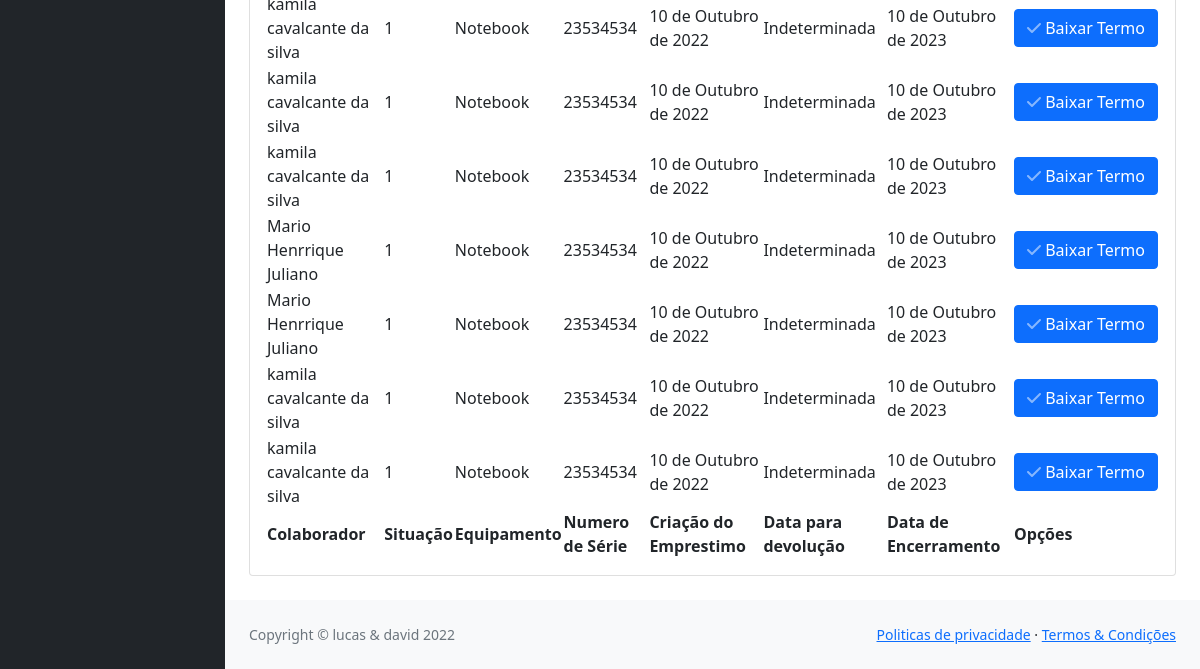
Page /encerrarEmprestimo/ (signed in, lower part) on the earlier database version.
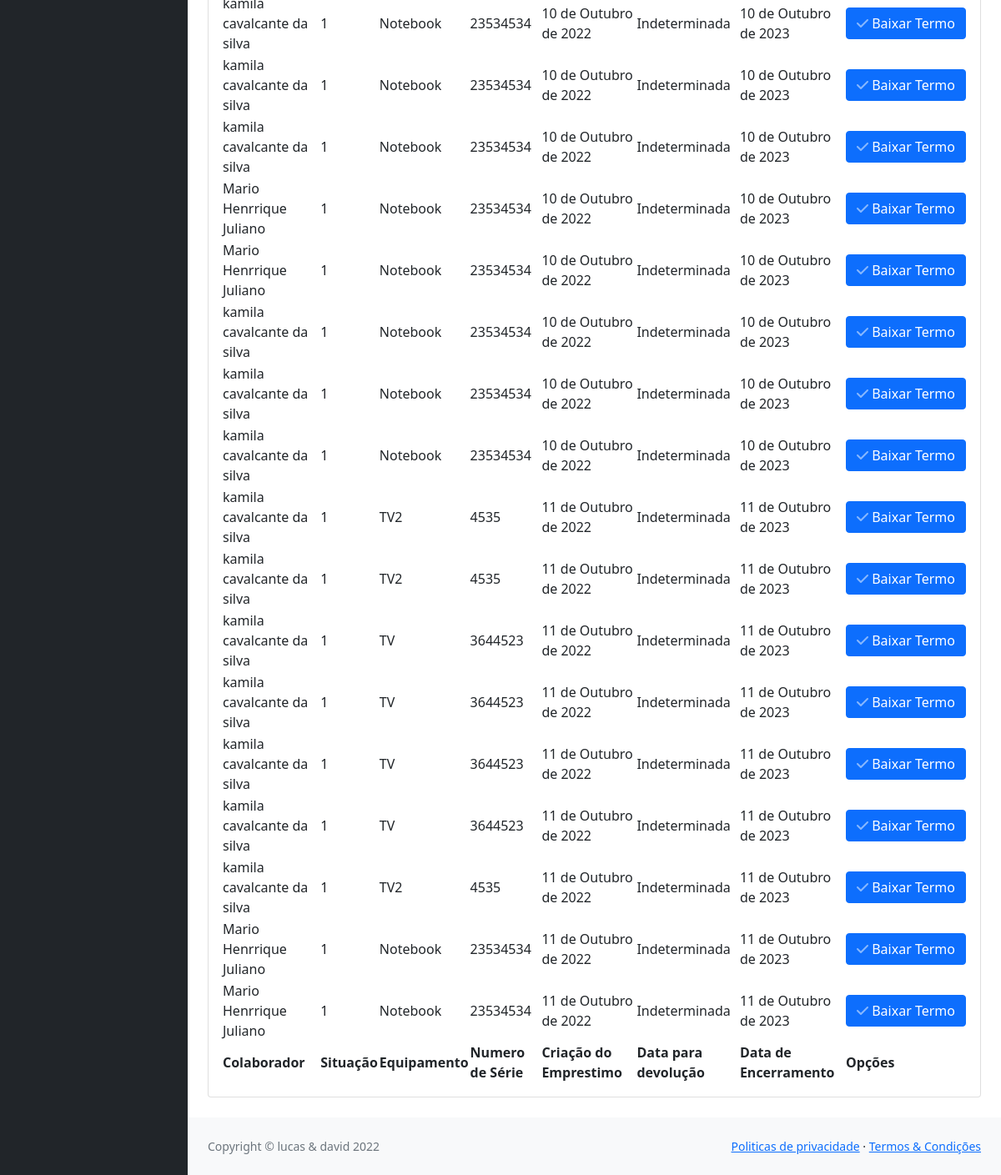
Same page on the later database version.
### core/models.py (models this page shows, shortened)
class Emprestimo(models.Model):
    colaborador = models.ForeignKey(Colaborador,
                                    on_delete=models.PROTECT,
                                    null=False,
                                    blank=False,
                                    )
    data_criacao = models.DateField(
        auto_now=True,
        null=False,
        blank=False,
    )
    data_encerramento = models.DateField(
        auto_now=False,
        null=False,
        blank=True,
    )
    data_devolucao = models.DateField(
        null=True,
        blank=True,
    )
    emprestimo_equipamento = models.ForeignKey(
        Equipamento,
        on_delete=models.PROTECT,
        null=False,
        blank=False,
    )
    assinatura_colaborador = models.ImageField(
        null=False,
        blank=False,
    )
    assinatura_responsavel = models.ImageField(
        null=False,
        blank=False,
    )
    STATUS_EMPRESTIMO_CHOICES = (
        ("Atrasado", "Atrasado"),
        ("Aberto", "Aberto"),
        ("Encerrado", "Encerrado"),
    )
    status_emprestimo = models.CharField(
        choices=STATUS_EMPRESTIMO_CHOICES,
        default="Aberto",
        max_length=100,
        blank=False,
        null=False,
    )

class Equipamento(models.Model):
    nome = models.CharField(
        max_length=200,
        null=False,
        blank=False
    )
    n_serie = models.IntegerField(
        null=False,
        blank=False,
        unique=True
    )
    quantidade = models.IntegerField(
        default=1,
        null=False,
        blank=True
    )
    arquivo_foto = models.FileField(
        ('Foto do objeto'),
        null=True,
        blank=True,
        upload_to='midias',
        help_text='Tamanho máximo de 64MB'
    )
    STATUS_EQUIPAMENTO = (
        ("Disponivel", "Disponivel"),
        ("Emprestado", "Emprestado"),
        ("Indisponivel", "Indisponivel")
    )
    status = models.CharField(max_length=100, choices=STATUS_EQUIPAMENTO,
                              default="Disponivel", blank=False, null=True)
    observacao = models.TextField(max_length=300)

class Colaborador(models.Model):
    nome = models.CharField(
        max_length=200,
        null=False,
        blank=False,
        unique=True
    )
    email = models.EmailField(
        null=False,
        blank=False,
        unique=True
    )
    cpf = CPFField('cpf',
                   null=False,
                   blank=False,
                   unique=True
                   )
    rg = models.CharField(
        max_length=9,
        null=False,
        blank=False,
        unique=True
    )
    setor = models.CharField(
        max_length=100,
        null=False,
        blank=False,
    )

### core/views.py (the view)
# urls.py: path('encerrarEmprestimo/', encerrarEmprestimo, name='encerrarEmprestimo'),
@login_required
def encerrarEmprestimo(request):
    context = {}
    emprestimos = Emprestimo.objects.all()  # todos
    emp_aberto = Emprestimo.objects.filter(
        status_emprestimo='Aberto').count()  # abertos
    emp_fechado = Emprestimo.objects.filter(
        status_emprestimo='Encerrado').count()  # abertos
    context['emp_aberto'] = emp_aberto
    context['emp_fechado'] = emp_fechado
    context['emprestimos'] = emprestimos
    return render(request, template_name='emprestimo/encerrarEmprestimo.html', context=context)

### core/templates/emprestimo/encerrarEmprestimo.html (shortened to what this page needs)
{% extends 'base.html' %}
{% block conteudo %}
<div class="card mb-4">
    <div class="card-body">
        <table id="datatablesSimple">
            <tfoot>
                <th>Colaborador</th>
                <th>Situação</th>
                <th>Equipamento</th>
                <th>Numero de Série</th>
                <th>Criação do Emprestimo</th>
                <th>Data para devolução</th>
                <th>Data de Encerramento</th>
                <th>Opções</th>
            </tfoot>
            <tbody>
                {% for emprestimo in emprestimos %}
                <tr>
                    <td>{{emprestimo.colaborador.nome}}</td>
                    <td>{{emprestimo.status_emprestimo}}</td>
                    <td>{{emprestimo.emprestimo_equipamento.nome}}</td>
                    <td>{{emprestimo.emprestimo_equipamento.n_serie}}</td>
                    <td>{{emprestimo.data_criacao}}</td>
                    <td> {% if emprestimo.data_devolucao == None %}
                            Indeterminada
                        {% else %}
                        {{emprestimo.data_devolucao}}
                        {% endif %}</td>
                    <td>{{emprestimo.data_encerramento}}</td>
                    <td class="text-center">
                        <div class="btn-group">
                            <div class="d-grid gap-2 justify-content-md-center">
                                {% if emprestimo.status_emprestimo == "Aberto" %}
                                    <a type="button" href="{% url 'finalizarEmprestimo' emprestimo.id %}" class="btn btn-danger ml-1 mr-1 btn-icon-split">
                                        <span class="icon text-white-50">
                                            <i class="fas fa-close"></i>
                                        </span>
                                        <span class="text">Encerrar Emprestimo</span>
                                    </a>
                                {% else %}
                                    <button type="submit" class="btn btn-primary mt-auto btn-icon-split">
                                        <span class="icon text-white-50">
                                            <i class="fas fa-check"></i>
                                        </span>
                                        <span class="text">Baixar Termo</span>
                                    </button>
                                {% endif %}
                            </div>
                        </div>
                    </td>
                </tr>
                {% endfor %}
            </tbody>
        </table>
    </div>
</div>
{% endblock conteudo %}

Differences in the rows shown:
added Emprestimo: colaborador.nome "kamila cavalcante da silva", status_emprestimo "1", emprestimo_equipamento.nome "Notebook", emprestimo_equipamento.n_serie "23534534", data_criacao "10 de Outubro de 2022", shows "Indeterminada", data_encerramento "10 de Outubro de 2023", shows "Baixar Termo"
added Emprestimo: colaborador.nome "kamila cavalcante da silva", status_emprestimo "1", emprestimo_equipamento.nome "TV2", emprestimo_equipamento.n_serie "4535", data_criacao "11 de Outubro de 2022", shows "Indeterminada", data_encerramento "11 de Outubro de 2023", shows "Baixar Termo"
added Emprestimo: colaborador.nome "kamila cavalcante da silva", status_emprestimo "1", emprestimo_equipamento.nome "TV2", emprestimo_equipamento.n_serie "4535", data_criacao "11 de Outubro de 2022", shows "Indeterminada", data_encerramento "11 de Outubro de 2023", shows "Baixar Termo"
added Emprestimo: colaborador.nome "kamila cavalcante da silva", status_emprestimo "1", emprestimo_equipamento.nome "TV", emprestimo_equipamento.n_serie "3644523", data_criacao "11 de Outubro de 2022", shows "Indeterminada", data_encerramento "11 de Outubro de 2023", shows "Baixar Termo"
added Emprestimo: colaborador.nome "kamila cavalcante da silva", status_emprestimo "1", emprestimo_equipamento.nome "TV", emprestimo_equipamento.n_serie "3644523", data_criacao "11 de Outubro de 2022", shows "Indeterminada", data_encerramento "11 de Outubro de 2023", shows "Baixar Termo"
added Emprestimo: colaborador.nome "kamila cavalcante da silva", status_emprestimo "1", emprestimo_equipamento.nome "TV", emprestimo_equipamento.n_serie "3644523", data_criacao "11 de Outubro de 2022", shows "Indeterminada", data_encerramento "11 de Outubro de 2023", shows "Baixar Termo"
added Emprestimo: colaborador.nome "kamila cavalcante da silva", status_emprestimo "1", emprestimo_equipamento.nome "TV", emprestimo_equipamento.n_serie "3644523", data_criacao "11 de Outubro de 2022", shows "Indeterminada", data_encerramento "11 de Outubro de 2023", shows "Baixar Termo"
added Emprestimo: colaborador.nome "kamila cavalcante da silva", status_emprestimo "1", emprestimo_equipamento.nome "TV2", emprestimo_equipamento.n_serie "4535", data_criacao "11 de Outubro de 2022", shows "Indeterminada", data_encerramento "11 de Outubro de 2023", shows "Baixar Termo"
added Emprestimo: colaborador.nome "Mario Henrrique Juliano", status_emprestimo "1", emprestimo_equipamento.nome "Notebook", emprestimo_equipamento.n_serie "23534534", data_criacao "11 de Outubro de 2022", shows "Indeterminada", data_encerramento "11 de Outubro de 2023", shows "Baixar Termo"
added Emprestimo: colaborador.nome "Mario Henrrique Juliano", status_emprestimo "1", emprestimo_equipamento.nome "Notebook", emprestimo_equipamento.n_serie "23534534", data_criacao "11 de Outubro de 2022", shows "Indeterminada", data_encerramento "11 de Outubro de 2023", shows "Baixar Termo"
